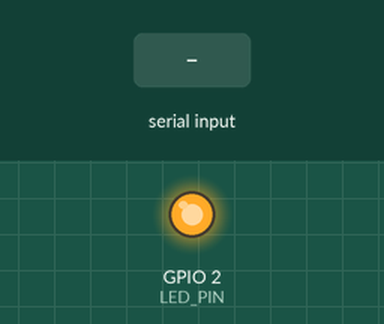
A sketch run on a simulated ESP32. Shown: output pins drawn as LEDs (lit = HIGH). The test bench sets the inputs (shaded band). Nothing arrives over Bluetooth unless stated; what the sketch prints to the serial monitor is not drawn.

Above: at 1.2 s.
1.3 s: "1\n" received over the second serial link
Timing chart, 0 to 4.3 s (numbered marks = the images above; inputs shaded):
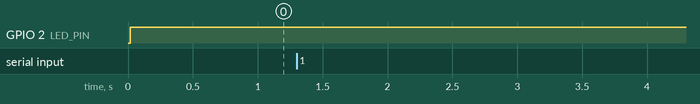

Measured:
- after the input at 1.3 s, every drawn part: stays the same

The sketch:

resqplug_bluetooth_radio.ino
```cpp
/*
  ResQPlug ESP32 Wireless Transceiver Firmware v3.0
  Hardware: MLE05196 Type-C 30-Pin ESP32 Dev Board (ESP-WROOM-32)
  Protocol: Classic Bluetooth Serial (SPP)
  Default Baud Rate: 115200 bps
*/

#include "BluetoothSerial.h"

#if !defined(CONFIG_BT_ENABLED) || !defined(CONFIG_BLUEDROID_ENABLED)
#error Bluetooth is not enabled! Please run make menuconfig and enable it
#endif

BluetoothSerial SerialBT;

// Built-in blue LED on ESP32 DevKit (GPIO 2)
const int LED_PIN = 2;

void setup() {
  // Initialize hardware UART for debugging / LoRa module
  Serial.begin(115200);
  pinMode(LED_PIN, OUTPUT);
  digitalWrite(LED_PIN, LOW);

  // Initialize Bluetooth Serial with device name
  // This name will appear on Android when scanning for Bluetooth devices
  SerialBT.begin("ResQPlug-Radio-01");

  Serial.println("\n==================================================");
  Serial.println("   ResQPlug ESP32 Bluetooth Transceiver v3.0      ");
  Serial.println("   Device Name: ResQPlug-Radio-01                 ");
  Serial.println("   Status     : WAITING FOR SMARTPHONE PAIRING    ");
  Serial.println("==================================================\n");
}

void loop() {
  // Check if smartphone app is actively connected to Bluetooth
  if (SerialBT.hasClient()) {
    // Solid blue LED indicates active smartphone connection
    digitalWrite(LED_PIN, HIGH);
  } else {
    // Slow blink (1 Hz) indicates waiting for connection
    digitalWrite(LED_PIN, (millis() / 500) % 2);
  }

  // Forward incoming data from Smartphone over Bluetooth to Serial (or LoRa radio)
  if (SerialBT.available()) {
    String incomingMsg = SerialBT.readStringUntil('\n');
    incomingMsg.trim();
    if (incomingMsg.length() > 0) {
      Serial.print("[BT -> MESH]: ");
      Serial.println(incomingMsg);

      // Echo confirmation back to phone
      SerialBT.println("[ACK: " + incomingMsg + "]");
    }
  }

  // Forward incoming data from Hardware Serial to Smartphone over Bluetooth
  if (Serial.available()) {
    char c = Serial.read();
    SerialBT.write(c);
  }

  delay(20);
}
```
